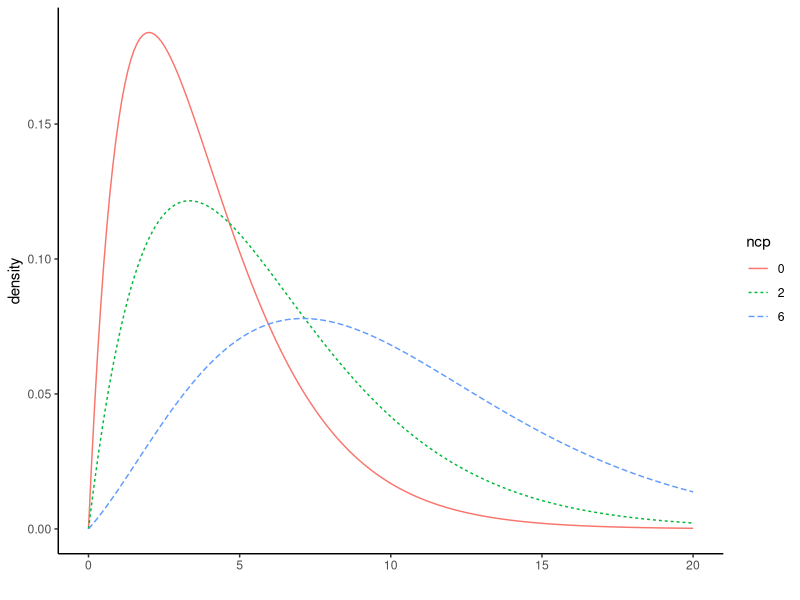
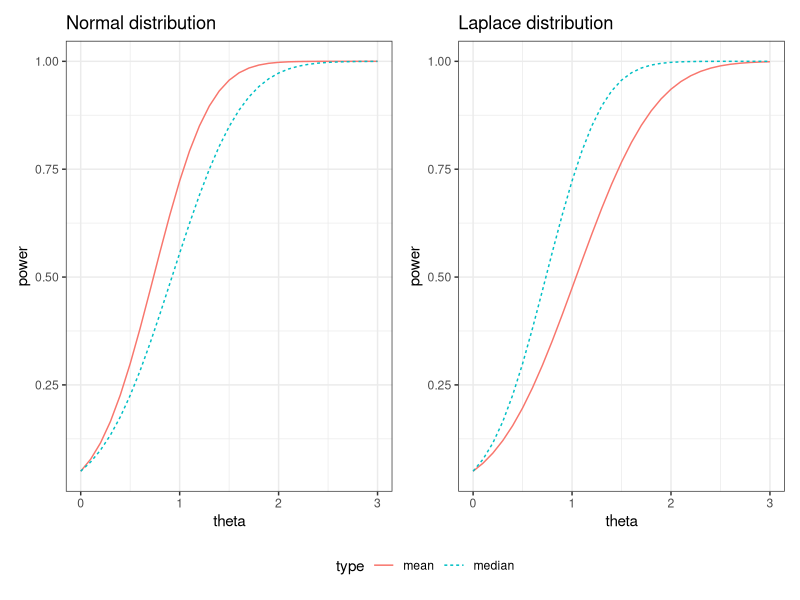

The R source for these figures, in order:
## ---- chunk 1
library(tidyverse)
x <- seq(0, 20, 0.1)
data.frame(x = rep(x, 3),
           chisq = c(dchisq(x, df = 4),
                     dchisq(x, df = 4, ncp = 2),
                     dchisq(x, df = 4, ncp=6)),
           ncp = rep(c("0", "2", "6"), each = length(x))) |>
  ggplot(aes(x = x, y = chisq, color = ncp, lty=ncp)) +
  geom_line() +
  labs(x = "", y = "density") +
  theme_classic()
## ---- chunk 2
library(tidyverse)
library(patchwork)

alpha <- 0.05
za <- qnorm(alpha, lower.tail=F)
sigma <- 2
n <- 20
power_mean <- function(theta){
  1 - pnorm(za - sqrt(n)*theta/sigma)
}

power_median <- function(theta){
  1 - pnorm(za - 2*sqrt(n)*theta*dnorm(0, sd = sigma))
}

theta_vals <- seq(0, 3, 0.1)
p1 <- data.frame(theta = c(theta_vals, theta_vals),
           power = c(power_mean(theta_vals), power_median(theta_vals)),
           type = rep(c("mean", "median"), each=length(theta_vals))) |>
  ggplot(aes(x = theta, y = power, color = type, lty=type)) +
  geom_line() +
  theme_bw() +
  labs(title = "Normal distribution")




alpha <- 0.05
za <- qnorm(alpha, lower.tail=F)
b <- 2
n <- 20
power_mean <- function(theta){
  1 - pnorm(za - sqrt(n)*theta/sqrt(2*b^2))
}

power_median <- function(theta){
  1 - pnorm(za - 2*sqrt(n)*theta*VGAM::dlaplace(0, scale=b))
}

theta_vals <- seq(0, 3, 0.1)
p2 <- data.frame(theta = c(theta_vals, theta_vals),
           power = c(power_mean(theta_vals), power_median(theta_vals)),
           type = rep(c("mean", "median"), each=length(theta_vals))) |>
  ggplot(aes(x = theta, y = power, color = type, lty=type)) +
  geom_line() +
  theme_bw() +
  labs(title = "Laplace distribution")

p1 + p2 + plot_layout(guides = 'collect') & theme(legend.position = 'bottom')
